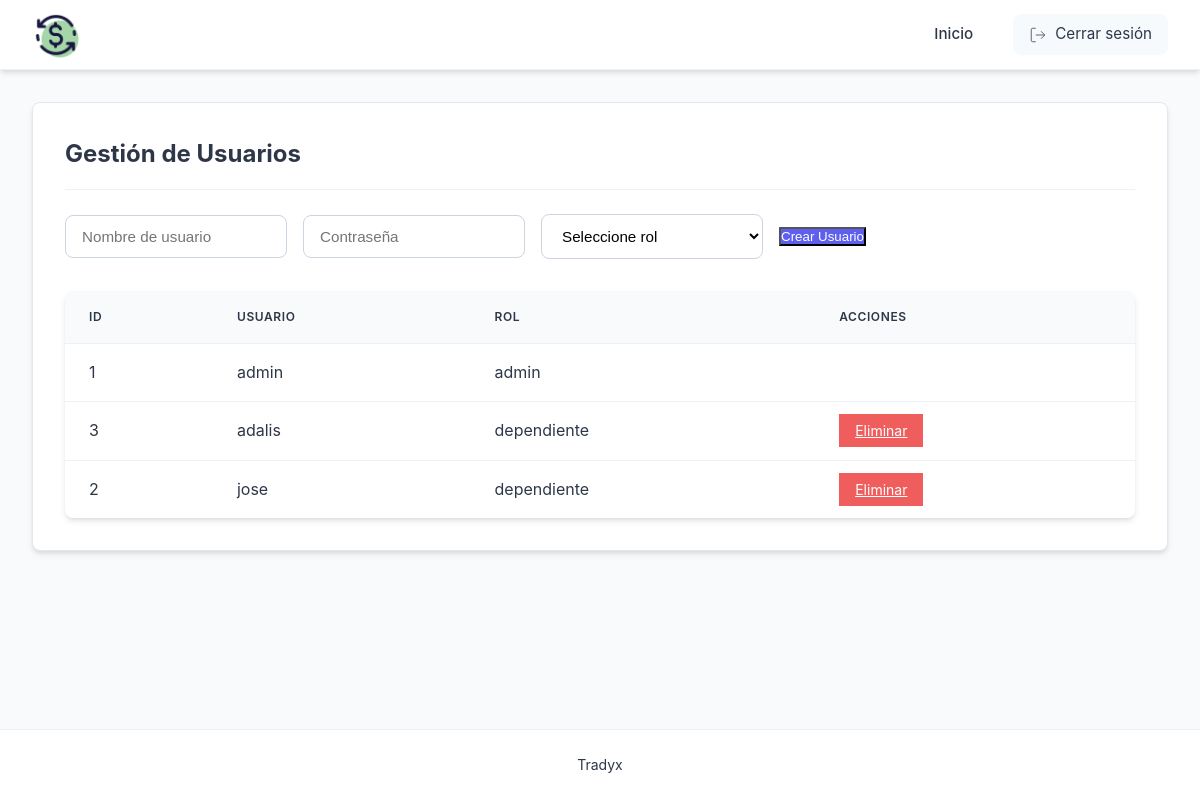
Screenshot of /users (signed in) with the database file from the repository.
### models.py (models this page shows, shortened)
class User(db.Model):
    __tablename__ = 'user'  # Nombre explícito de tabla
    id = db.Column(db.Integer, primary_key=True)
    username = db.Column(db.String(80), unique=True, nullable=False)
    password = db.Column(db.String(120), nullable=False)
    role = db.Column(db.String(20), nullable=False)

### app.py (the view, shortened to what this page needs)
@app.route('/users', methods=['GET', 'POST'])
@login_required
@role_required('admin')
def users():
    users = User.query.order_by(User.role, User.username).all()
    return render_template('users.html', users=users)

### app.py (called while the page is built)
def login_required(f):
    @wraps(f)
    def decorated_function(*args, **kwargs):
        if 'user_id' not in session:
            flash('Por favor inicie sesión primero', 'danger')
            return redirect(url_for('login'))
        return f(*args, **kwargs)
    return decorated_function

def role_required(role):
    def decorator(f):
        @wraps(f)
        def decorated_function(*args, **kwargs):
            if 'user_id' not in session:
                flash('Por favor inicie sesión primero', 'danger')
                return redirect(url_for('login'))
            user = User.query.get(session['user_id'])
            if user.role != role:
                flash('No tiene permisos para acceder a esta página', 'danger')
                return redirect(url_for('dashboard'))
            return f(*args, **kwargs)
        return decorated_function
    return decorator

### templates/users.html (shortened to what this page needs)
{% extends "base.html" %}
{% block content %}
<div class="module-container">
    <h2>Gestión de Usuarios</h2>
    <div class="actions">
        <form action="{{ url_for('users') }}" method="post" class="inline-form">
            <input type="text" name="username" placeholder="Nombre de usuario" required>
            <input type="password" name="password" placeholder="Contraseña" required>
            <select name="role" required>
                <option value="">Seleccione rol</option>
            </select>
            <button type="submit" class="btn-primary">Crear Usuario</button>
        </form>
    </div>
    <table class="data-table">
        <thead>
            <tr>
                <th>ID</th>
                <th>Usuario</th>
                <th>Rol</th>
                <th>Acciones</th>
            </tr>
        </thead>
        <tbody>
            {% for user in users %}
            <tr>
                <td>{{ user.id }}</td>
                <td>{{ user.username }}</td>
                <td>{{ user.role }}</td>
                <td>
                    {% if user.id != session['user_id'] %}
                    <a href="{{ url_for('delete_user', user_id=user.id) }}" class="btn-small btn-danger">Eliminar</a>
                    {% endif %}
                </td>
            </tr>
            {% endfor %}
        </tbody>
    </table>
</div>
{% endblock %}

### static/css/style.css (style rules this page uses)
:root { --primary-color: #5D5FEF; --primary-hover: #4B4DDB; --secondary-color: #6B6DEE; --accent-color: #8A8EF0; --danger-color: #EF5D5D; --success-color: #5DEF8A; --warning-color: #EFC75D; --info-color: #5DADEF; --dark-color: #2D3748; --light-color: #F7FAFC; --gray-color: #A0AEC0; --border-radius: 8px; --box-shadow: 0 4px 6px -1px rgba(0, 0, 0, 0.1), 0 2px 4px -1px rgba(0, 0, 0, 0.06); --transition: all 0.3s cubic-bezier(0.4, 0, 0.2, 1); --sidebar-width: 240px; --header-height: 70px; }
*, *::before, *::after { box-sizing: border-box; margin: 0; padding: 0; }
html { height: 100%; scroll-behavior: smooth; }
body { font-family: 'Inter', -apple-system, BlinkMacSystemFont, sans-serif; line-height: 1.6; background-color: #F8FAFC; color: var(--dark-color); min-height: 100vh; display: flex; flex-direction: column; -webkit-font-smoothing: antialiased; -moz-osx-font-smoothing: grayscale; }
.module-container { background: white; border-radius: var(--border-radius); padding: 2rem; box-shadow: var(--box-shadow); margin-bottom: 2rem; border: 1px solid #E2E8F0; }
.module-container h2 { color: var(--dark-color); margin-bottom: 1.5rem; padding-bottom: 1rem; border-bottom: 1px solid #EDF2F7; font-size: 1.5rem; font-weight: 700; }
.actions { margin-bottom: 2rem; display: flex; flex-wrap: wrap; gap: 1rem; align-items: center; }
.btn-primary { background-color: var(--primary-color); color: white; }
.btn-small { padding: 0.5rem 1rem; font-size: 0.875rem; }
.btn-danger { background-color: var(--danger-color); color: white; }
.data-table { width: 100%; border-collapse: collapse; margin-top: 1.5rem; background: white; border-radius: var(--border-radius); overflow: hidden; box-shadow: var(--box-shadow); }
.data-table th, .data-table td { padding: 1rem 1.5rem; text-align: left; border-bottom: 1px solid #EDF2F7; }
.data-table th { background-color: #F8FAFC; font-weight: 600; color: var(--dark-color); text-transform: uppercase; font-size: 0.75rem; letter-spacing: 0.05em; }
.data-table tr:last-child td { border-bottom: none; }
input, select, textarea { width: 100%; padding: 0.75rem 1rem; border: 1px solid #CBD5E0; border-radius: var(--border-radius); font-size: 0.95rem; transition: var(--transition); background-color: white; }
.inline-form { display: flex; flex-wrap: wrap; gap: 1rem; align-items: center; }
.inline-form input, .inline-form select, .inline-form textarea { flex: 1; min-width: 200px; }

### rows the page displays
User: id "1", username "admin", role "admin"
User: id "3", username "adalis", role "dependiente"
User: id "2", username "jose", role "dependiente"
